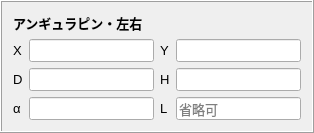
        <widget class="QFrame" name="frame_15">
         <property name="frameShape">
          <enum>QFrame::Box</enum>
         </property>
         <property name="frameShadow">
          <enum>QFrame::Raised</enum>
         </property>
         <layout class="QGridLayout" name="gridLayout_14">
          <item row="0" column="0">
           <widget class="QLabel" name="label_89">
            <property name="font">
             <font>
              <pointsize>10</pointsize>
              <weight>75</weight>
              <bold>true</bold>
             </font>
            </property>
            <property name="frameShadow">
             <enum>QFrame::Sunken</enum>
            </property>
            <property name="text">
             <string>アンギュラピン・左右</string>
            </property>
            <property name="wordWrap">
             <bool>false</bool>
            </property>
           </widget>
          </item>
          <item row="1" column="0" rowspan="2" colspan="2">
           <layout class="QGridLayout" name="gridLayout_13">
            <item row="0" column="0">
             <widget class="QLabel" name="label_90">
              <property name="font">
               <font>
                <pointsize>10</pointsize>
               </font>
              </property>
              <property name="text">
               <string>X</string>
              </property>
             </widget>
            </item>
            <item row="0" column="3">
             <widget class="QLineEdit" name="f_aglry">
              <property name="font">
               <font>
                <pointsize>10</pointsize>
               </font>
              </property>
              <property name="text">
               <string/>
              </property>
              <property name="placeholderText">
               <string/>
              </property>
             </widget>
            </item>
            <item row="1" column="0">
             <widget class="QLabel" name="label_92">
              <property name="font">
               <font>
                <pointsize>10</pointsize>
               </font>
              </property>
              <property name="text">
               <string>D</string>
              </property>
             </widget>
            </item>
            <item row="1" column="2">
             <widget class="QLabel" name="label_93">
              <property name="font">
               <font>
                <pointsize>10</pointsize>
               </font>
              </property>
              <property name="text">
               <string>H</string>
              </property>
             </widget>
            </item>
            <item row="1" column="3">
             <widget class="QLineEdit" name="f_aglrh">
              <property name="font">
               <font>
                <pointsize>10</pointsize>
               </font>
              </property>
              <property name="text">
               <string/>
              </property>
              <property name="placeholderText">
               <string/>
              </property>
             </widget>
            </item>
            <item row="2" column="0">
             <widget class="QLabel" name="label_94">
              <property name="font">
               <font>
                <pointsize>10</pointsize>
               </font>
              </property>
              <property name="text">
               <string>α</string>
              </property>
             </widget>
            </item>
            <item row="2" column="1">
             <widget class="QLineEdit" name="f_aglra">
              <property name="font">
               <font>
                <pointsize>10</pointsize>
               </font>
              </property>
              <property name="text">
               <string/>
              </property>
              <property name="placeholderText">
               <string/>
              </property>
             </widget>
            </item>
            <item row="0" column="1">
             <widget class="QLineEdit" name="f_aglrx">
              <property name="font">
               <font>
                <pointsize>10</pointsize>
               </font>
              </property>
              <property name="text">
               <string/>
              </property>
              <property name="placeholderText">
               <string/>
              </property>
             </widget>
            </item>
            <item row="0" column="2">
             <widget class="QLabel" name="label_91">
              <property name="font">
               <font>
                <pointsize>10</pointsize>
               </font>
              </property>
              <property name="text">
               <string>Y</string>
              </property>
             </widget>
            </item>
            <item row="1" column="1">
             <widget class="QLineEdit" name="f_aglrd">
              <property name="font">
               <font>
                <pointsize>10</pointsize>
               </font>
              </property>
              <property name="text">
               <string/>
              </property>
              <property name="placeholderText">
               <string/>
              </property>
             </widget>
            </item>
            <item row="2" column="2">
             <widget class="QLabel" name="label_150">
              <property name="font">
               <font>
                <pointsize>10</pointsize>
               </font>
              </property>
              <property name="text">
               <string>L</string>
              </property>
             </widget>
            </item>
            <item row="2" column="3">
             <widget class="QLineEdit" name="f_aglrl">
              <property name="sizePolicy">
               <sizepolicy hsizetype="Expanding" vsizetype="Fixed">
                <horstretch>0</horstretch>
                <verstretch>0</verstretch>
               </sizepolicy>
              </property>
              <property name="minimumSize">
               <size>
                <width>50</width>
                <height>0</height>
               </size>
              </property>
              <property name="font">
               <font>
                <pointsize>10</pointsize>
               </font>
              </property>
              <property name="text">
               <string/>
              </property>
              <property name="placeholderText">
               <string>省略可</string>
              </property>
             </widget>
            </item>
           </layout>
          </item>
         </layout>
        </widget>
